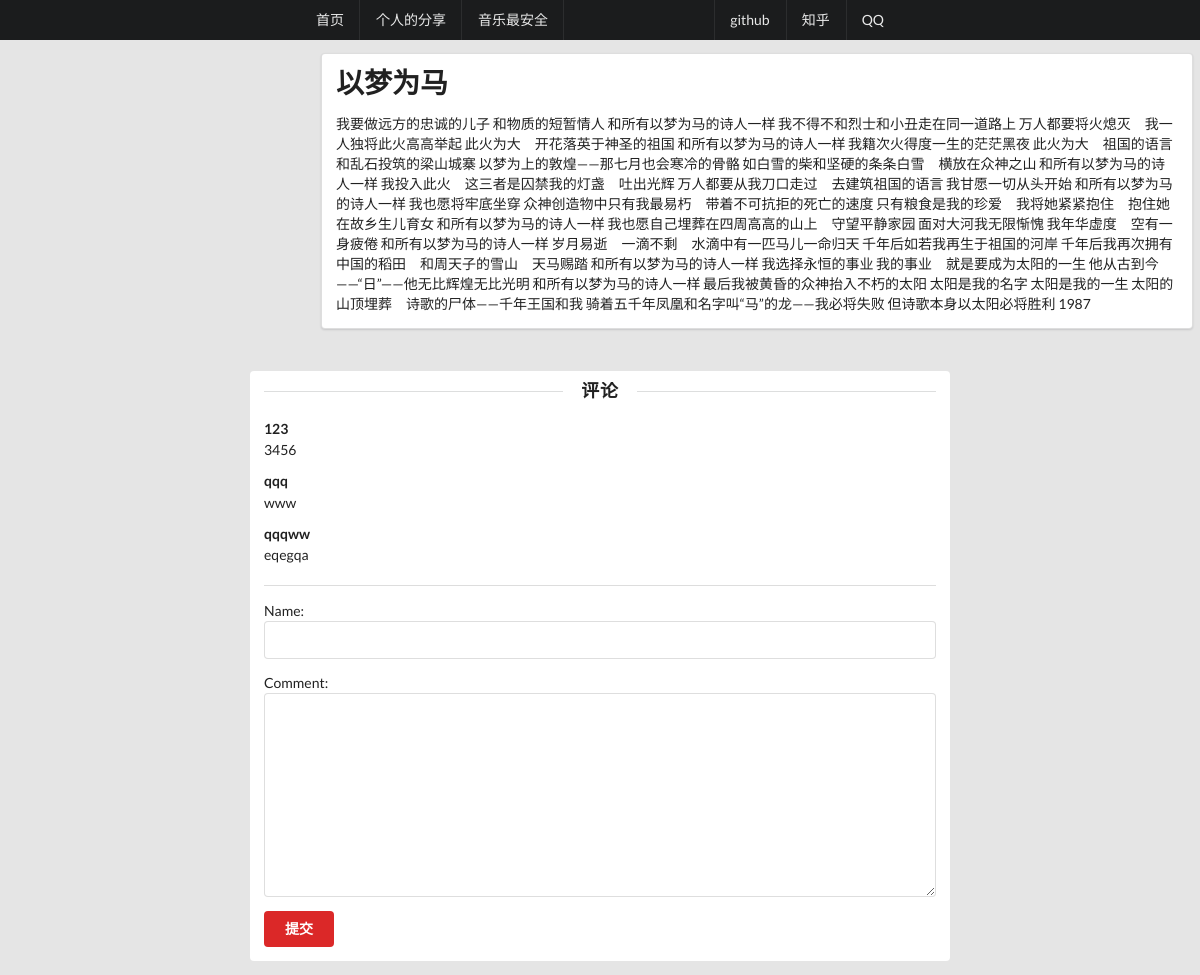
/detail/3, run on the app's committed database.
### blogapp/models.py (models this page shows, shortened)
class Aritcle(models.Model):
    handline = models.CharField(null=True,blank=True,max_length=500)
    content = models.TextField(null=True,blank=True)
    hand_img = models.ImageField(upload_to="upload",null = False,blank=True)
    TAG_CHOICES = (
        ('网站开发','网站开发'),
        ('随笔、行记','随笔、行记'),
    )
    tag = models.CharField(null=True,blank=True,max_length=5,choices=TAG_CHOICES)

class Comment(models.Model):
    name = models.CharField(null=True,blank=True,max_length=500)
    comment = models.TextField()
    belong_to = models.ForeignKey(to=Aritcle,related_name='under_comments',null=True,blank=True)

### blogapp/views.py (the view, shortened to what this page needs)
# urls.py: url(r'^detail/(?P<page_num>\d+)$', detail, name='detail'),
def detail(request,page_num):
    if request.method == "GET":
        form = CommentForm
    context = {}
    article = Aritcle.objects.get(id=page_num)
    context['article'] = article
    context['form'] = form
    return render(request, 'detail.html', context)

### blogapp/templates/detail.html (shortened to what this page needs)
<!DOCTYPE html>
{% load staticfiles %}
<html lang="en">
    <head>
        <link href="{% static 'css/semantic.css' %}" rel="stylesheet">
        <link rel="stylesheet" type="" href="{% static 'css/cousom.css' %}">
    </head>
    <body style="background-color:#e5e5e5">
    <div class="ui fixed inverted menu">
        <a href="{% url 'first' %}" class="item">首页</a>
        <a href="{% url 'index' %}" class="item">个人的分享</a>
        <a href="" class="item">音乐最安全</a>
        <div class="right menu">
        <a href="https://github.com/RBtzw" class="item">github</a>
        <a href="https://www.zhihu.com/people/li-han-sheng-99/activities" class="item">知乎</a>
        <a href="tencent://message/?uin=309096436&Site=400301.com&Menu=yes" class="item">QQ</a>
        </div>
    </div>
    <div class="ui grid">
        <div class="four wide column">
        </div>
        <div class="ten wide column">
            <div class="ui basic segment" style="width:900px">
            <div class="ui segment">
                <h1 class="ui header">
                    {{ article.handline }}
                </h1>
                <p>
                    {{ article.content }}
                </p>
            </div>
            </div>
        </div>>
              <div class="ui segment container" style="width:700px;border:none;box-shadow:none">
            <h3 class="ui horizontal  divider header" style="">评论</h3>
            <div class="ui comments" style="border:none">
            {% for comment in article.under_comments.all %}
                    <div class="comment">
                        <div class="content">
                            <a href="#" class="author">{{ comment.name }}</a>
                            <p class="text" >
                                {{ comment.comment }}
                            </p>
                        </div>
                    </div>
                {% endfor %}
            </div>
            <div class="ui divider"></div>
            <form class="ui error tiny form"  method="post">
                {{ form.as_p }}
                <button type="submit" class="ui red button" >提交</button>
            </form>
        </div>
    </body>
</html>

### blogapp/static/css/cousom.css (style rules this page uses)
.ui.fixed.inverted.menu { padding: 0px 300px 0px 300px; }

### data on the page
Aritcle: handline "以梦为马", content "我要做远方的忠诚的儿子 和物质的短暂情人 和所有以梦为马的诗人一样 我不得不和烈士和小丑走在同一道路上 万人都要将火熄灭 我一人独将此火高高举起 此火为大 开花落英于神圣的祖国 和所有以梦为马的诗人一样 我籍次火得度一生的茫茫黑夜 此火为大 祖国的语言和乱石投筑的梁山城寨 以梦为上的敦煌——那七月也会寒冷的骨骼 如白雪的柴和坚硬的条条白雪 横放在众神之山 和所有以梦为马的诗人一样 我投入此火 这三者是囚禁我的灯盏 吐出光辉 万人都要从我刀口走过 去建筑祖国的语言 我甘愿一切从头开始 和所有以梦为马的诗人一样 我也愿将牢底坐穿 众神创造物中只有我最易朽 带着不可抗拒的死亡的速度 只有粮食是我的珍爱 我将她紧紧抱住 抱住她在故乡生儿育女 和所有以梦为马的诗人一样 我也愿自己埋葬在四周高高的山上 守望平静家园 面对大河我无限惭愧 我年华虚度 空有一身疲倦 和所有以梦为马的诗人一样 岁月易逝 一滴不剩 水滴中有一匹马儿一命归天 千年后如若我再生于祖国的河岸 千年后我再次拥有中国的稻田 和周天子的雪山 天马赐踏 和所有以梦为马的诗人一样 我选择永恒的事业 我的事业 就是要成为太阳的一生 他从古到今——“日”——他无比辉煌无比光明 和所有以梦为马的诗人一样 最后我被黄昏的众神抬入不朽的太阳 太阳是我的名字 太阳是我的一生 太阳的山顶埋葬 诗歌的尸体——千年王国和我 骑着五千年凤凰和名字叫“马”的龙——我必将失败 但诗歌本身以太阳必将胜利 1987"
Comment: name "123", comment "3456"
Comment: name "qqq", comment "www"
Comment: name "qqqww", comment "eqegqa"
